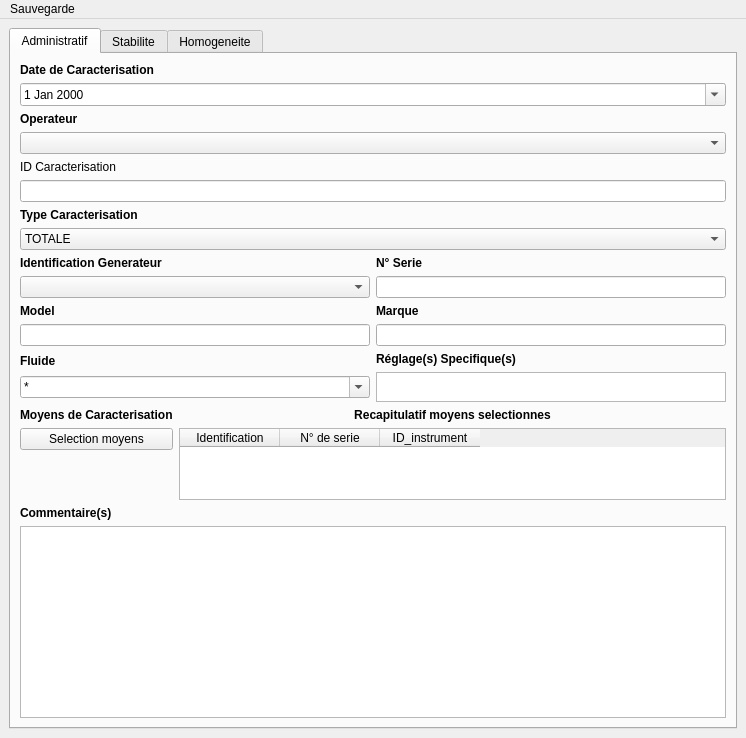
<?xml version="1.0" encoding="UTF-8"?>
<ui version="4.0">
 <class>Caracterisation_Bain_Maj</class>
 <widget class="QMainWindow" name="Caracterisation_Bain_Maj">
  <property name="geometry">
   <rect>
    <x>0</x>
    <y>0</y>
    <width>746</width>
    <height>734</height>
   </rect>
  </property>
  <property name="windowTitle">
   <string>Mise à jour  Caracterisation</string>
  </property>
  <widget class="QWidget" name="centralWidget">
   <layout class="QHBoxLayout" name="horizontalLayout">
    <item>
     <widget class="QTabWidget" name="tabWidget">
      <property name="currentIndex">
       <number>0</number>
      </property>
      <widget class="QWidget" name="Administratif">
       <attribute name="title">
        <string>Administratif</string>
       </attribute>
       <layout class="QVBoxLayout" name="verticalLayout_5">
        <item>
         <widget class="QLabel" name="label_5">
          <property name="font">
           <font>
            <weight>75</weight>
            <bold>true</bold>
           </font>
          </property>
          <property name="text">
           <string>Date de Caracterisation</string>
          </property>
         </widget>
        </item>
        <item>
         <widget class="QDateEdit" name="dateEdit">
          <property name="calendarPopup">
           <bool>true</bool>
          </property>
         </widget>
        </item>
        <item>
         <layout class="QHBoxLayout" name="horizontalLayout_5">
          <item>
           <widget class="QLabel" name="label_16">
            <property name="font">
             <font>
              <weight>75</weight>
              <bold>true</bold>
             </font>
            </property>
            <property name="text">
             <string>Operateur</string>
            </property>
           </widget>
          </item>
         </layout>
        </item>
        <item>
         <widget class="QComboBox" name="comboBox_operateur"/>
        </item>
        <item>
         <widget class="QLabel" name="label_18">
          <property name="text">
           <string>ID Caracterisation</string>
          </property>
         </widget>
        </item>
        <item>
         <widget class="QLineEdit" name="lineEdit_id_carac"/>
        </item>
        <item>
         <widget class="QLabel" name="label_17">
          <property name="font">
           <font>
            <weight>75</weight>
            <bold>true</bold>
           </font>
          </property>
          <property name="text">
           <string>Type Caracterisation</string>
          </property>
         </widget>
        </item>
        <item>
         <widget class="QComboBox" name="comboBox_type_caracterisation">
          <item>
           <property name="text">
            <string>TOTALE</string>
           </property>
          </item>
          <item>
           <property name="text">
            <string>PARTIELLE</string>
           </property>
          </item>
         </widget>
        </item>
        <item>
         <layout class="QGridLayout" name="gridLayout">
          <item row="0" column="0">
           <layout class="QVBoxLayout" name="verticalLayout">
            <item>
             <widget class="QLabel" name="label">
              <property name="font">
               <font>
                <weight>75</weight>
                <bold>true</bold>
               </font>
              </property>
              <property name="text">
               <string>Identification Generateur</string>
              </property>
             </widget>
            </item>
            <item>
             <widget class="QComboBox" name="comboBox_ident_generateur"/>
            </item>
           </layout>
          </item>
          <item row="0" column="1">
           <layout class="QVBoxLayout" name="verticalLayout_2">
            <item>
             <widget class="QLabel" name="label_2">
              <property name="font">
               <font>
                <weight>75</weight>
                <bold>true</bold>
               </font>
              </property>
              <property name="text">
               <string>N° Serie</string>
              </property>
             </widget>
            </item>
            <item>
             <widget class="QLineEdit" name="lineEdit_n_serie">
              <property name="readOnly">
               <bool>true</bool>
              </property>
             </widget>
            </item>
           </layout>
          </item>
          <item row="1" column="0">
           <layout class="QVBoxLayout" name="verticalLayout_4">
            <item>
             <widget class="QLabel" name="label_4">
              <property name="font">
               <font>
                <weight>75</weight>
                <bold>true</bold>
               </font>
              </property>
              <property name="text">
               <string>Model</string>
              </property>
             </widget>
            </item>
            <item>
             <widget class="QLineEdit" name="lineEdit_model">
              <property name="readOnly">
               <bool>true</bool>
              </property>
             </widget>
            </item>
           </layout>
          </item>
          <item row="1" column="1">
           <layout class="QVBoxLayout" name="verticalLayout_3">
            <item>
             <widget class="QLabel" name="label_3">
              <property name="font">
               <font>
                <weight>75</weight>
                <bold>true</bold>
               </font>
              </property>
              <property name="text">
               <string>Marque</string>
              </property>
             </widget>
            </item>
            <item>
             <widget class="QLineEdit" name="lineEdit_marque">
              <property name="readOnly">
               <bool>true</bool>
              </property>
             </widget>
            </item>
           </layout>
          </item>
         </layout>
        </item>
        <item>
         <layout class="QGridLayout" name="gridLayout_2">
          <property name="sizeConstraint">
           <enum>QLayout::SetMinimumSize</enum>
          </property>
          <item row="0" column="0">
           <layout class="QVBoxLayout" name="verticalLayout_8">
            <item>
             <widget class="QLabel" name="label_6">
              <property name="sizePolicy">
               <sizepolicy hsizetype="Preferred" vsizetype="Fixed">
                <horstretch>0</horstretch>
                <verstretch>0</verstretch>
               </sizepolicy>
              </property>
              <property name="font">
               <font>
                <weight>75</weight>
                <bold>true</bold>
               </font>
              </property>
              <property name="text">
               <string>Fluide</string>
              </property>
             </widget>
            </item>
            <item>
             <widget class="QComboBox" name="comboBox_fluide">
              <property name="sizePolicy">
               <sizepolicy hsizetype="Expanding" vsizetype="Fixed">
                <horstretch>0</horstretch>
                <verstretch>0</verstretch>
               </sizepolicy>
              </property>
              <property name="editable">
               <bool>true</bool>
              </property>
              <item>
               <property name="text">
                <string>*</string>
               </property>
              </item>
              <item>
               <property name="text">
                <string>HFE 7500</string>
               </property>
              </item>
              <item>
               <property name="text">
                <string>HFE 7200</string>
               </property>
              </item>
             </widget>
            </item>
           </layout>
          </item>
          <item row="0" column="1">
           <layout class="QVBoxLayout" name="verticalLayout_7">
            <item>
             <widget class="QLabel" name="label_7">
              <property name="font">
               <font>
                <weight>75</weight>
                <bold>true</bold>
               </font>
              </property>
              <property name="text">
               <string>Réglage(s) Specifique(s)</string>
              </property>
             </widget>
            </item>
            <item>
             <widget class="QTextEdit" name="textEdit_reglage_spe">
              <property name="sizePolicy">
               <sizepolicy hsizetype="Expanding" vsizetype="Fixed">
                <horstretch>0</horstretch>
                <verstretch>0</verstretch>
               </sizepolicy>
              </property>
              <property name="maximumSize">
               <size>
                <width>16777215</width>
                <height>30</height>
               </size>
              </property>
             </widget>
            </item>
           </layout>
          </item>
         </layout>
        </item>
        <item>
         <layout class="QHBoxLayout" name="horizontalLayout_4">
          <item>
           <layout class="QVBoxLayout" name="verticalLayout_6">
            <item>
             <widget class="QLabel" name="label_8">
              <property name="sizePolicy">
               <sizepolicy hsizetype="Preferred" vsizetype="Fixed">
                <horstretch>0</horstretch>
                <verstretch>0</verstretch>
               </sizepolicy>
              </property>
              <property name="font">
               <font>
                <weight>75</weight>
                <bold>true</bold>
               </font>
              </property>
              <property name="text">
               <string>Moyens de Caracterisation</string>
              </property>
             </widget>
            </item>
            <item>
             <widget class="QPushButton" name="pushButton_gui_moyens_caract">
              <property name="sizePolicy">
               <sizepolicy hsizetype="Minimum" vsizetype="Fixed">
                <horstretch>0</horstretch>
                <verstretch>0</verstretch>
               </sizepolicy>
              </property>
              <property name="text">
               <string>Selection moyens</string>
              </property>
             </widget>
            </item>
            <item>
             <spacer name="verticalSpacer">
              <property name="orientation">
               <enum>Qt::Vertical</enum>
              </property>
              <property name="sizeHint" stdset="0">
               <size>
                <width>20</width>
                <height>40</height>
               </size>
              </property>
             </spacer>
            </item>
           </layout>
          </item>
          <item>
           <layout class="QVBoxLayout" name="verticalLayout_10">
            <item>
             <widget class="QLabel" name="label_10">
              <property name="font">
               <font>
                <weight>75</weight>
                <bold>true</bold>
               </font>
              </property>
              <property name="text">
               <string>Recapitulatif moyens selectionnes</string>
              </property>
              <property name="alignment">
               <set>Qt::AlignCenter</set>
              </property>
             </widget>
            </item>
            <item>
             <widget class="QTableWidget" name="tableWidget_moyens_select">
              <column>
               <property name="text">
                <string>Identification</string>
               </property>
              </column>
              <column>
               <property name="text">
                <string>N° de serie</string>
               </property>
              </column>
              <column>
               <property name="text">
                <string>ID_instrument</string>
               </property>
              </column>
             </widget>
            </item>
           </layout>
          </item>
         </layout>
        </item>
        <item>
         <layout class="QVBoxLayout" name="verticalLayout_9">
          <item>
           <widget class="QLabel" name="label_9">
            <property name="font">
             <font>
              <weight>75</weight>
              <bold>true</bold>
             </font>
            </property>
            <property name="text">
             <string>Commentaire(s)</string>
            </property>
           </widget>
          </item>
          <item>
           <widget class="QTextEdit" name="textEdit_commentaire">
            <property name="sizePolicy">
             <sizepolicy hsizetype="Expanding" vsizetype="Fixed">
              <horstretch>0</horstretch>
              <verstretch>0</verstretch>
             </sizepolicy>
            </property>
           </widget>
          </item>
         </layout>
        </item>
       </layout>
      </widget>
      <widget class="QWidget" name="Stabilite">
       <attribute name="title">
        <string>Stabilite</string>
       </attribute>
       <layout class="QVBoxLayout" name="verticalLayout_14">
        <item>
         <layout class="QVBoxLayout" name="verticalLayout_12">
          <item>
           <widget class="QLabel" name="label_12">
            <property name="text">
             <string>Identification moyen de mesure</string>
            </property>
           </widget>
          </item>
          <item>
           <widget class="QComboBox" name="comboBox_ident_sonde_stabi"/>
          </item>
         </layout>
        </item>
        <item>
         <layout class="QVBoxLayout" name="verticalLayout_13">
          <item>
           <widget class="QLabel" name="label_13">
            <property name="text">
             <string>Nbr de Temperature</string>
            </property>
           </widget>
          </item>
          <item>
           <widget class="QSpinBox" name="spinBox_nb_temp_stab">
            <property name="buttonSymbols">
             <enum>QAbstractSpinBox::PlusMinus</enum>
            </property>
            <property name="minimum">
             <number>1</number>
            </property>
           </widget>
          </item>
         </layout>
        </item>
        <item>
         <widget class="QTableWidget" name="tableWidget_stab">
          <property name="alternatingRowColors">
           <bool>true</bool>
          </property>
          <attribute name="verticalHeaderVisible">
           <bool>false</bool>
          </attribute>
          <row>
           <property name="text">
            <string>Nouvelle ligne</string>
           </property>
          </row>
          <column>
           <property name="text">
            <string>Temperature</string>
           </property>
           <property name="font">
            <font>
             <family>Calibri</family>
             <pointsize>10</pointsize>
             <weight>75</weight>
             <bold>true</bold>
            </font>
           </property>
          </column>
          <column>
           <property name="text">
            <string>Minimum</string>
           </property>
           <property name="font">
            <font>
             <family>Calibri</family>
             <pointsize>10</pointsize>
             <weight>75</weight>
             <bold>true</bold>
            </font>
           </property>
          </column>
          <column>
           <property name="text">
            <string>Maximum</string>
           </property>
           <property name="font">
            <font>
             <family>Calibri</family>
             <pointsize>10</pointsize>
             <weight>75</weight>
             <bold>true</bold>
            </font>
           </property>
          </column>
          <column>
           <property name="text">
            <string>Delta</string>
           </property>
           <property name="font">
            <font>
             <family>Calibri</family>
             <pointsize>10</pointsize>
             <weight>75</weight>
             <bold>true</bold>
            </font>
           </property>
          </column>
         </widget>
        </item>
        <item>
         <layout class="QHBoxLayout" name="horizontalLayout_2">
          <item>
           <layout class="QVBoxLayout" name="verticalLayout_11">
            <item>
             <widget class="QLabel" name="label_11">
              <property name="text">
               <string>Valeur Maximum</string>
              </property>
             </widget>
            </item>
            <item>
             <widget class="QLineEdit" name="lineEdit_stab_max">
              <property name="font">
               <font>
                <family>Calibri</family>
                <pointsize>10</pointsize>
                <weight>75</weight>
                <bold>true</bold>
               </font>
              </property>
             </widget>
            </item>
           </layout>
          </item>
          <item>
           <spacer name="horizontalSpacer">
            <property name="orientation">
             <enum>Qt::Horizontal</enum>
            </property>
            <property name="sizeHint" stdset="0">
             <size>
              <width>40</width>
              <height>20</height>
             </size>
            </property>
           </spacer>
          </item>
         </layout>
        </item>
       </layout>
      </widget>
      <widget class="QWidget" name="Hom">
       <attribute name="title">
        <string>Homogeneite</string>
       </attribute>
       <layout class="QVBoxLayout" name="verticalLayout_15">
        <item>
         <layout class="QFormLayout" name="formLayout">
          <item row="0" column="0">
           <widget class="QLabel" name="label_14">
            <property name="sizePolicy">
             <sizepolicy hsizetype="Preferred" vsizetype="Preferred">
              <horstretch>0</horstretch>
              <verstretch>0</verstretch>
             </sizepolicy>
            </property>
            <property name="text">
             <string>Homogeneite N°</string>
            </property>
           </widget>
          </item>
          <item row="0" column="1">
           <widget class="QSpinBox" name="spinBox_n_temp_hom">
            <property name="sizePolicy">
             <sizepolicy hsizetype="Expanding" vsizetype="Fixed">
              <horstretch>0</horstretch>
              <verstretch>0</verstretch>
             </sizepolicy>
            </property>
            <property name="frame">
             <bool>true</bool>
            </property>
            <property name="alignment">
             <set>Qt::AlignRight|Qt::AlignTrailing|Qt::AlignVCenter</set>
            </property>
            <property name="readOnly">
             <bool>true</bool>
            </property>
            <property name="buttonSymbols">
             <enum>QAbstractSpinBox::NoButtons</enum>
            </property>
            <property name="minimum">
             <number>1</number>
            </property>
            <property name="value">
             <number>1</number>
            </property>
           </widget>
          </item>
          <item row="1" column="0">
           <widget class="QLabel" name="label_15">
            <property name="text">
             <string>Temperature</string>
            </property>
           </widget>
          </item>
          <item row="1" column="1">
           <widget class="QLineEdit" name="lineEdit_temp_hom"/>
          </item>
         </layout>
        </item>
        <item>
         <layout class="QHBoxLayout" name="horizontalLayout_3">
          <item>
           <widget class="QPushButton" name="pushButton_pt_precedent_hom">
            <property name="text">
             <string>Pt Precedent</string>
            </property>
           </widget>
          </item>
          <item>
           <widget class="QPushButton" name="pushButton_pt_suivant_hom">
            <property name="text">
             <string>Pt Suivant</string>
            </property>
           </widget>
          </item>
         </layout>
        </item>
        <item>
         <widget class="Tablewidget_Homogeneite" name="tableWidget_hom">
          <attribute name="horizontalHeaderVisible">
           <bool>false</bool>
          </attribute>
          <attribute name="verticalHeaderVisible">
           <bool>false</bool>
          </attribute>
          <row>
           <property name="text">
            <string>Nouvelle ligne</string>
           </property>
          </row>
          <row>
           <property name="text">
            <string>Nouvelle ligne</string>
           </property>
          </row>
          <row>
           <property name="text">
            <string>Nouvelle ligne</string>
           </property>
          </row>
          <row>
           <property name="text">
            <string>Nouvelle ligne</string>
           </property>
          </row>
          <row>
           <property name="text">
            <string>Nouvelle ligne</string>
           </property>
          </row>
          <row>
           <property name="text">
            <string>Nouvelle ligne</string>
           </property>
          </row>
          <row>
           <property name="text">
            <string>Nouvelle ligne</string>
           </property>
          </row>
          <row>
           <property name="text">
            <string>Nouvelle ligne</string>
           </property>
          </row>
          <row>
           <property name="text">
            <string>Nouvelle ligne</string>
           </property>
          </row>
          <row>
           <property name="text">
            <string>Nouvelle ligne</string>
           </property>
          </row>
          <row>
           <property name="text">
            <string>Nouvelle ligne</string>
           </property>
          </row>
          <row>
           <property name="text">
            <string>Nouvelle ligne</string>
           </property>
          </row>
          <row>
           <property name="text">
            <string>Nouvelle ligne</string>
           </property>
          </row>
          <row>
           <property name="text">
            <string>Nouvelle ligne</string>
           </property>
          </row>
          <row>
           <property name="text">
            <string>Nouvelle ligne</string>
           </property>
          </row>
          <row>
           <property name="text">
            <string>Nouvelle ligne</string>
           </property>
          </row>
          <row>
           <property name="text">
            <string>Nouvelle ligne</string>
           </property>
          </row>
          <row>
           <property name="text">
            <string>Nouvelle ligne</string>
           </property>
          </row>
          <row>
           <property name="text">
            <string>Nouvelle ligne</string>
           </property>
          </row>
          <row>
           <property name="text">
            <string>Nouvelle ligne</string>
           </property>
          </row>
          <row>
           <property name="text">
            <string>Nouvelle ligne</string>
           </property>
          </row>
          <row>
           <property name="text">
            <string>Nouvelle ligne</string>
           </property>
          </row>
          <row>
           <property name="text">
            <string>Nouvelle ligne</string>
           </property>
          </row>
          <row>
           <property name="text">
            <string>Nouvelle ligne</string>
           </property>
          </row>
          <row>
           <property name="text">
            <string>Nouvelle ligne</string>
           </property>
          </row>
          <row>
           <property name="text">
            <string>Nouvelle ligne</string>
           </property>
          </row>
          <row>
           <property name="text">
            <string>Nouvelle ligne</string>
           </property>
          </row>
          <row>
           <property name="text">
            <string>Nouvelle ligne</string>
           </property>
          </row>
          <row>
           <property name="text">
            <string>Nouvelle ligne</string>
           </property>
          </row>
          <row>
           <property name="text">
            <string>Nouvelle ligne</string>
           </property>
          </row>
          <row>
           <property name="text">
            <string>Nouvelle ligne</string>
           </property>
          </row>
          <row>
           <property name="text">
            <string>Nouvelle ligne</string>
           </property>
          </row>
          <row>
           <property name="text">
            <string>Nouvelle ligne</string>
           </property>
          </row>
          <row>
           <property name="text">
            <string>Nouvelle ligne</string>
           </property>
          </row>
          <row>
           <property name="text">
            <string>Nouvelle ligne</string>
           </property>
          </row>
          <row>
           <property name="text">
            <string>Nouvelle ligne</string>
           </property>
          </row>
          <row>
           <property name="text">
            <string>Nouvelle ligne</string>
           </property>
          </row>
          <row>
           <property name="text">
            <string>Nouvelle ligne</string>
           </property>
          </row>
          <row>
           <property name="text">
            <string>Nouvelle ligne</string>
           </property>
          </row>
          <row>
           <property name="text">
            <string>Nouvelle ligne</string>
           </property>
          </row>
          <row>
           <property name="text">
            <string>Nouvelle ligne</string>
           </property>
          </row>
          <row>
           <property name="text">
            <string>Nouvelle ligne</string>
           </property>
          </row>
          <row>
           <property name="text">
            <string>Nouvelle ligne</string>
           </property>
          </row>
          <row>
           <property name="text">
            <string>Nouvelle ligne</string>
           </property>
          </row>
          <column>
           <property name="text">
            <string>Nouvelle colonne</string>
           </property>
          </column>
          <column>
           <property name="text">
            <string>Nouvelle colonne</string>
           </property>
          </column>
          <column>
           <property name="text">
            <string>Nouvelle colonne</string>
           </property>
          </column>
          <column>
           <property name="text">
            <string>Nouvelle colonne</string>
           </property>
          </column>
          <column>
           <property name="text">
            <string>Nouvelle colonne</string>
           </property>
          </column>
          <column>
           <property name="text">
            <string>Nouvelle colonne</string>
           </property>
          </column>
          <column>
           <property name="text">
            <string>Nouvelle colonne</string>
           </property>
          </column>
         </widget>
        </item>
       </layout>
      </widget>
     </widget>
    </item>
   </layout>
  </widget>
  <widget class="QMenuBar" name="menuBar">
   <property name="geometry">
    <rect>
     <x>0</x>
     <y>0</y>
     <width>746</width>
     <height>21</height>
    </rect>
   </property>
   <widget class="QMenu" name="menuSauvegarde">
    <property name="title">
     <string>Sauvegarde</string>
    </property>
    <addaction name="actionMaj"/>
   </widget>
   <addaction name="menuSauvegarde"/>
  </widget>
  <action name="actionMaj">
   <property name="text">
    <string>Mise à jour</string>
   </property>
  </action>
 </widget>
 <customwidgets>
  <customwidget>
   <class>Tablewidget_Homogeneite</class>
   <extends>QTableWidget</extends>
   <header>Tablewidget_homogeneite</header>
  </customwidget>
 </customwidgets>
 <resources/>
 <connections/>
</ui>
